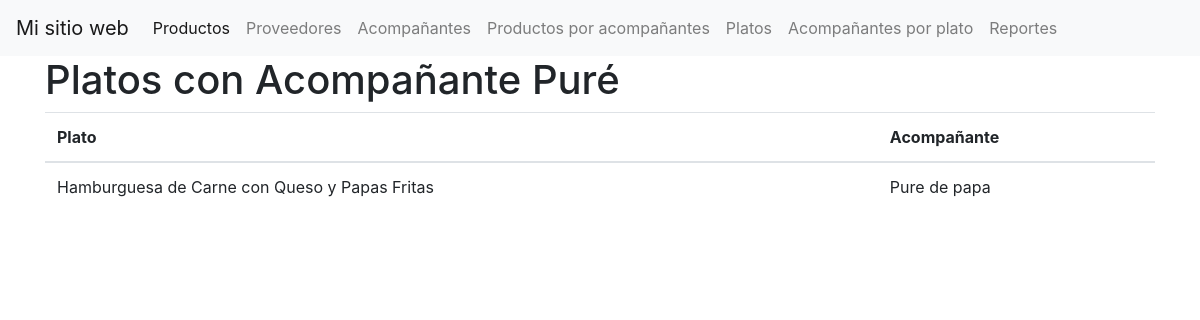
Screenshot of /PHP_PROYECTO_FINAL/reports/pure.php with the database file from the repository.
### tables this page shows
CREATE TABLE TBL_PLATOS(
CODIGO_PLATO INT PRIMARY KEY AUTO_INCREMENT,
NOMBRE_PLATO VARCHAR(45) NOT NULL,
PRECIO_PLATO DECIMAL(10,2) NOT NULL,
FECHA_HORA_MODIFICACION DATETIME NOT NULL,
FECHA_HORA_CREACION DATETIME NOT NULL
);

CREATE TABLE TBL_ACOMPANANTES(
CODIGO_ACOMPANANTE INT PRIMARY KEY AUTO_INCREMENT,
NOMBRE_ACOMPANANTE VARCHAR(45) NOT NULL,
PRECIO_ACOMPANATE DECIMAL (10,2) NOT NULL

);

### PHP_PROYECTO_FINAL/reports/pure.php (the view, shortened to what this page needs)
<!DOCTYPE html>
<html>
  <head>
    <link href="https://maxcdn.bootstrapcdn.com/bootstrap/4.0.0/css/bootstrap.min.css" rel="stylesheet">
  </head>
  <body>
  <nav class="navbar navbar-expand-lg navbar-light bg-light">
      <a class="navbar-brand" href="../index.php">Mi sitio web</a>
      <div class="collapse navbar-collapse" id="navbarNav">
        <ul class="navbar-nav">
          <li class="nav-item active">
            <a class="nav-link" href="../vistas/productos.php">Productos</a>
          </li>
          <li class="nav-item">
            <a class="nav-link" href="../vistas/proveedores.php">Proveedores</a>
          </li>
          <li class="nav-item">
            <a class="nav-link" href="../vistas/acompanantes.php">Acompañantes</a>
          </li>
          <li class="nav-item">
            <a class="nav-link" href="../vistas/productosutilizanacompañantes.php">Productos por acompañantes</a>
          </li>
          <li class="nav-item">
            <a class="nav-link" href="../vistas/platos.php">Platos</a>
          </li>
          <li class="nav-item">
            <a class="nav-link" href="../vistas/acompañantesplato.php">Acompañantes por plato</a>
          </li>
          <li class="nav-item">
          <a class="nav-link" href="../index.php#reportesId">Reportes</a>
        </li>
        </ul>
      </div>
    </nav>
    <div class="container">
      <h1>Platos con Acompañante Puré</h1>
      <table class="table">
        <thead>
          <tr>
            <th>Plato</th>
            <th>Acompañante</th>
          </tr>
        </thead>
        <tbody>
          <?php
            $servidor = "localhost";
            $username = "root";
            $password = "keven190.,s";
            $baseDatos = "manjares";
            $conn = new mysqli($servidor, $username, $password, $baseDatos);
            $sql = "SELECT tbl_platos.Nombre_Plato AS Plato, TBL_ACOMPANANTES.NOMBRE_ACOMPANANTE AS Acompanante
                    FROM TBL_PLATOS
                    JOIN TBL_ACOMPANANTES_FORMAN_PLATOS  ON tbl_platos.CODIGO_plato = TBL_ACOMPANANTES_FORMAN_PLATOS.CODIGO_plato
                    JOIN TBL_ACOMPANANTES  ON TBL_ACOMPANANTES_FORMAN_PLATOS.CODIGO_ACOMPANANTE = TBL_ACOMPANANTES.CODIGO_ACOMPANANTE
                    WHERE TBL_ACOMPANANTES.NOMBRE_ACOMPANANTE = 'Pure de papa';" ;
            $result = $conn->query($sql);
            if ($result->num_rows > 0) {
              while($row = $result->fetch_assoc()) {
                echo "<tr><td>" . $row["Plato"]. "</td><td>" . $row["Acompanante"] . "</td></tr>";
              }
            } else {
              echo "<tr><td colspan='2'>No hay platos con acompañante puré.</td></tr>";
            }
          ?>
        </tbody>
      </table>
    </div>
  </body>
</html>

### rows the page displays
tbl_platos: NOMBRE_PLATO "Hamburguesa de Carne con Queso y Papas Fritas", tbl_acompanantes.NOMBRE_ACOMPANANTE "Pure de papa"
